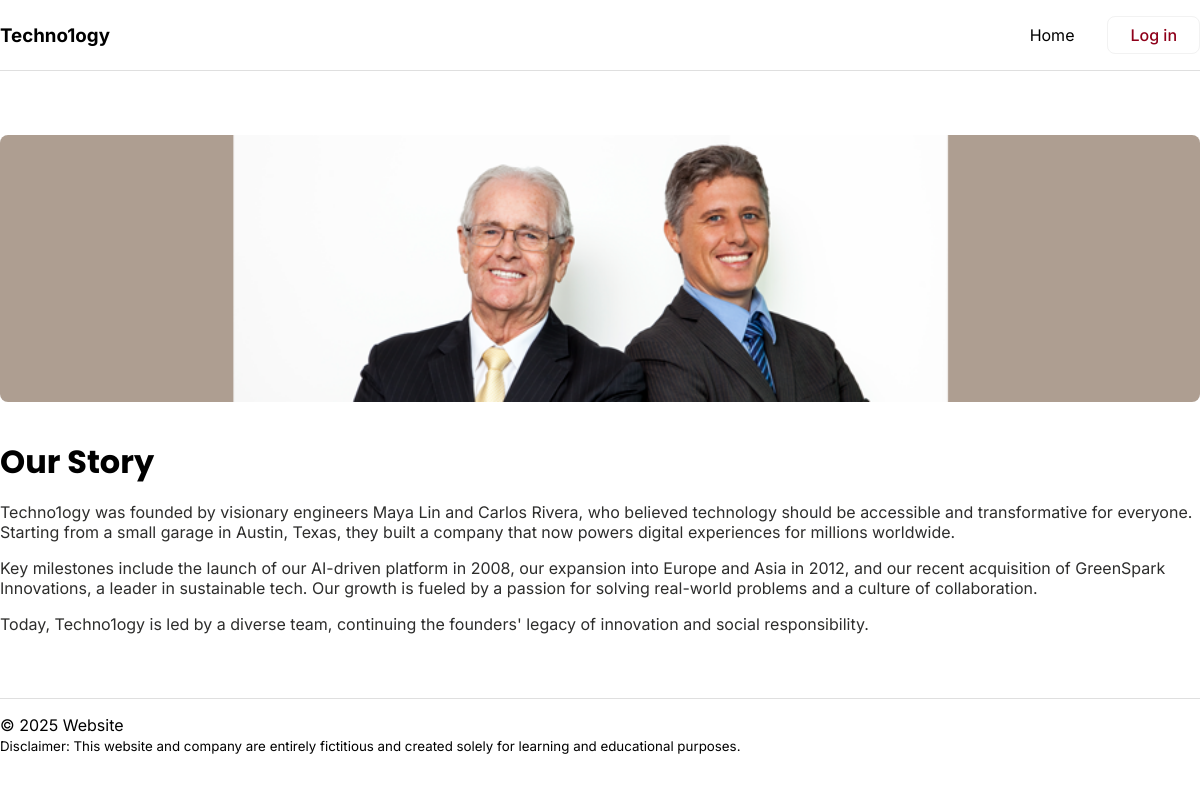
The app's page /index.php?id=2, older data.
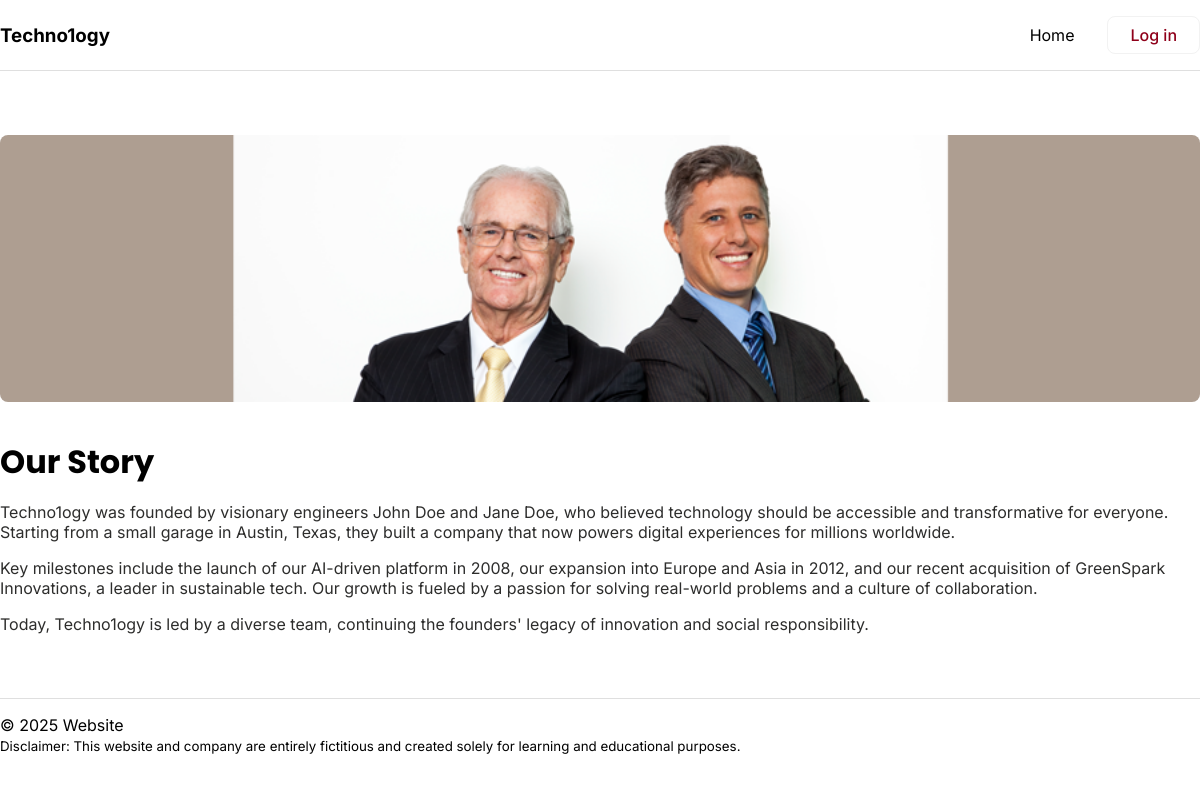
The same page, newer data.
### tables this page shows
CREATE TABLE `pages` (
  `id` int(11) NOT NULL,
  `subject_id` int(11) DEFAULT NULL,
  `menu_name` varchar(255) DEFAULT NULL,
  `position` int(3) DEFAULT NULL,
  `visible` tinyint(1) DEFAULT NULL,
  `content` text DEFAULT NULL
);

### private/functions.php (called while the page is built, shortened)
<?php
function url_for($script_path) {
    return WWW_ROOT . $script_path;
}
?>

### private/database.php (called while the page is built, shortened)
<?php
function db_escape($connection, $string) {
    return mysqli_real_escape_string($connection, $string);
}
?>

### private/query_functions.php (called while the page is built, shortened)
<?php
function find_page_by_id($id, $options=[]) {
    global $db;
    $visible = $options['visible'] ?? false;
    $sql = "SELECT * FROM pages ";
    $sql .= "WHERE id='" . db_escape($db, $id) . "' ";
    if ($visible) {
        $sql .= "AND visible = true ";
    }
    $result = mysqli_query($db, $sql);
    $page = mysqli_fetch_assoc($result);
    return $page;
}
?>

### public/index.php (the view, shortened to what this page needs)
<?php require_once('../private/initialize.php'); ?>
<?php
$preview = false;
$visible = !$preview;
if (isset($_GET['id'])) {
    $page_id = $_GET['id'];
    $page = find_page_by_id($page_id, ['visible' => $visible]);
}
?>
<?php
    include(SHARED_PATH . '/public_navigation.php');
?>
<div class="section_content">
    <?php
    if (isset($page)) {
        $allowed_tags = '<div><img><h1><h2><p><br><strong><em><ul><li><a>';
        echo strip_tags($page['content'], $allowed_tags);
    } else {
        include(SHARED_PATH . '/static_homepage.php');
    }
    ?>
</div>
<?php include(SHARED_PATH . '/public_footer.php'); ?>

### private/shared/public_navigation.php (shortened to what this page needs)
<!DOCTYPE html>
<html lang="en">
<head>
    <link rel="stylesheet" media="all" href="<?php echo url_for('/stylesheets/public.css') ?>" />
    <link rel="stylesheet" media="all" href="<?php echo url_for('/stylesheets/all.css') ?>" />
    <link rel="stylesheet" media="all" href="<?php echo url_for('/stylesheets/smallscreen.css') ?>" />
</head>
<body>
    <div class="navigation_background">
        <div class="navigation_bar">
            <div class="navigation_left">
                <h3><a class="navigation_name" href="<?php echo url_for('/index.php'); ?>">Techno1ogy</a></h3>
            </div>
            <div class="navigation_right">
                <a class="button_secondary" href="<?php echo url_for('/staff/login.php'); ?>">Log in</a>
                <a class="link_menu" href="<?php echo url_for('/index.php'); ?>">Home</a>
            </div>
        </div>
    </div>

### private/shared/public_footer.php (shortened to what this page needs)
        <footer>
            <div class="section_footer">
                &copy; <?php echo date('Y'); ?> Website
                <br>
                <small>
                    Disclaimer: This website and company are entirely fictitious and created solely for learning and educational purposes.
                </small>
            </div>
        </footer>
    </body>
</html>

### public/stylesheets/all.css (style rules this page uses)
:root { --main_color: #8f001a; --main_color_light: #f2f2f2; --border_color: #dfdfdf; --paragraph_color: #2d2d2c; --button_pri: var(--main_color); --button_pri_hover: #7b0016; --main_font: Inter, Poppins, Arial, Helvetica, sans-serif; --heading_font: Poppins, Arial, Helvetica, sans-serif; }
* { font-family: var(--main_font); margin: 0; padding: 0; }
h1, h2, h3, h4, h5, h6, th { font-family: var(--heading_font); }
p, a { font-family: var(--main_font); color: var(--paragraph_color); }
.navigation_background { width: 100%; padding: 16px 0px; border-bottom: 1px solid var(--border_color); margin-bottom: 64px; }
.navigation_bar { width: 1080px; margin: auto; color: white; display: flex; }
.navigation_left { width: 50%; display: flex; align-items: center; }
.navigation_name { text-decoration: none; }
.navigation_right { width: 50%; display: flex; flex-direction: row-reverse; align-items: center; gap: 33px; }
.button_secondary { background-color: white; border: 1px solid var(--main_color_light); border-radius: 8px; padding: 8px 22px; text-decoration: none; color: var(--main_color); transition: 100ms; display: inline-block; font: var(--main_font); font-weight: 500; }
.link_menu { border-radius: 100px; text-decoration: none; color: black; }
h3 a { color: black; }
a { color: var(--paragraph_color); text-decoration: underline; }
.section_content { width: 1080px; margin: auto; }
h1 { margin-bottom: 32px; }
footer { width: 100%; border-top: 1px solid var(--border_color); margin-top: 64px; padding: 16px 0px; }
.section_footer { width: 1080px; margin: auto; }
img { border-radius: 8px; }
#hero-image img { width: 100%; height: fit-content; }
#hero-image { margin-bottom: 32px; }
#content h1 { margin-bottom: 16px; }
#content p { margin-bottom: 16px; }

### public/stylesheets/smallscreen.css (style rules this page uses)
@media screen and (max-width: 1250px) { .navigation_bar { width: 100%; margin: unset; } }
@media screen and (max-width: 1250px) { .section_footer { width: 100%; margin: unset; } }
@media screen and (max-width: 1250px) { .section_content { width: 100%; } }

Row changes from the older to the newer data that the page shows:
changed pages: content "…founded by visionary engineers Maya Lin and Carlos Rivera, who believed technology should…" → "…founded by visionary engineers John Doe and Jane Doe, who believed technology should…"
